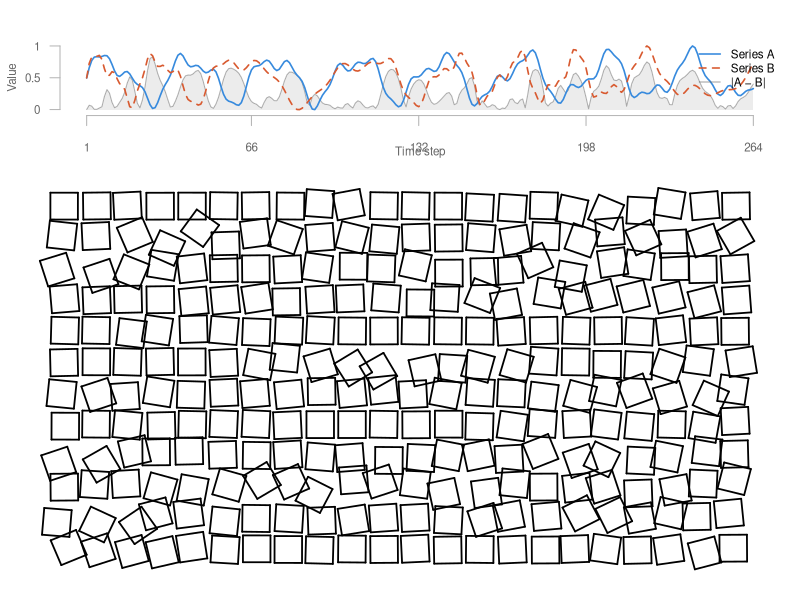

The R script that drew this image:
library(grDevices)

N     <- 264
COLS  <- 22
ROWS  <- 12
S1    <- 1922110153   # LCG seed for position jitter
S2    <- 1769133315   # LCG seed for angle jitter

CELL_W <- 10
CELL_H <- 10

random <- function(seed) {
  list(
    nextval = function(a, b) {
      seed <<- (seed * 5) %% 2147483648
      seed / 2147483648 * (b - a) + a
    }
  )
}


norm01 <- function(x) (x - min(x)) / (max(x) - min(x))

generate_series <- function(n) {
  t    <- seq(0, 1, length.out = n)
  base <- 2 * pi * 8 * t
  
  raw_a <- sin(base) + 0.45 * sin(base * 2.1) + 0.18 * sin(base * 4.7)
  ph    <- pi * (0.8 * sin(pi * t * 3) + 0.35 * sin(pi * t * 0.8))
  raw_b <- sin(base + ph) + 0.45 * sin((base + ph) * 2.1) + 0.18 * sin((base + ph) * 4.7)
  
  data.frame(
    step        = seq_len(n),
    col         = ((seq_len(n) - 1) %% COLS) + 1,
    row         = ((seq_len(n) - 1) %/% COLS) + 1,
    series_a    = norm01(raw_a),
    series_b    = norm01(raw_b)
  )
}

df             <- generate_series(N)
df$abs_diff    <- abs(df$series_a - df$series_b)
df$fragmentation <- df$abs_diff / max(df$abs_diff)   # normalised to [0, 1]

draw_square_frag <- function(gx, gy, frag, r1, r2, col_fill) {
  move_limit  <- min(CELL_W, CELL_H) * 0.38 * frag
  twist_limit <- pi / 4 * frag
  r           <- sqrt(2) * min(CELL_W, CELL_H) / 2 * 0.86
  
  cx    <- gx + CELL_W / 2 + r1$nextval(-move_limit, move_limit)
  cy    <- gy + CELL_H / 2 + r1$nextval(-move_limit, move_limit)
  angle <- r2$nextval(pi / 4 - twist_limit, pi / 4 + twist_limit)
  
  x0 <- cx + r * sin(angle)
  y0 <- cy + r * cos(angle)
  
  for (step in 1:4) {
    angle <- angle + pi / 2
    x1    <- cx + r * sin(angle)
    y1    <- cy + r * cos(angle)
    segments(x0, y0, x1, y1, lwd = 1.75, col = col_fill)
    x0 <- x1
    y0 <- y1
  }
}

plot_w <- COLS * CELL_W
plot_h <- ROWS * CELL_H
ts_h   <- plot_h * 0.35  

getwd()
layout(matrix(c(1, 2), nrow = 2), heights = c(ts_h, plot_h))

par(mar = c(2, 3, 2, 1))
plot(
  NULL, NULL,
  xlim = c(1, N), ylim = c(-0.05, 1.05),
  axes = FALSE, ann = FALSE,
  xlab = "", ylab = ""
)

# Shaded |A − B| band
polygon(
  c(df$step, rev(df$step)),
  c(df$abs_diff, rep(0, N)),
  col = adjustcolor("grey60", alpha.f = 0.18),
  border = NA
)
lines(df$step, df$abs_diff, col = adjustcolor("grey40", alpha.f = 0.5), lwd = 1)
lines(df$step, df$series_a, col = "#378ADD", lwd = 1.6)
lines(df$step, df$series_b, col = "#D85A30", lwd = 1.6, lty = 2)

axis(1, at = c(1, 66, 132, 198, 264), labels = c(1, 66, 132, 198, 264),
     cex.axis = 0.7, col = "grey70", col.axis = "grey40")
axis(2, at = c(0, 0.5, 1), labels = c("0", "0.5", "1"),
     cex.axis = 0.7, col = "grey70", col.axis = "grey40", las = 1)
mtext("Time step", side = 1, line = 1.2, cex = 0.7, col = "grey40")
mtext("Value", side = 2, line = 2, cex = 0.7, col = "grey40")

legend(
  "topright",
  legend = c("Series A", "Series B", "|A − B|"),
  col    = c("#378ADD", "#D85A30", adjustcolor("grey40", 0.6)),
  lty    = c(1, 2, 1),
  lwd    = c(1.6, 1.6, 1),
  bty    = "n",
  cex    = 0.7
)


par(mar = c(1, 1, 1, 1))
plot(
  NULL, NULL,
  xlim = c(0, plot_w), ylim = c(plot_h, 0),   # y flipped: row 1 at top
  axes = FALSE, ann = FALSE
)

r1 <- random(S1)
r2 <- random(S2)

for (k in seq_len(N)) {
  col_idx <- df$col[k]
  row_idx <- df$row[k]
  gx      <- (col_idx - 1) * CELL_W
  gy      <- (row_idx - 1) * CELL_H
  draw_square_frag(gx, gy, df$fragmentation[k], r1, r2, col_fill = "black")
}
